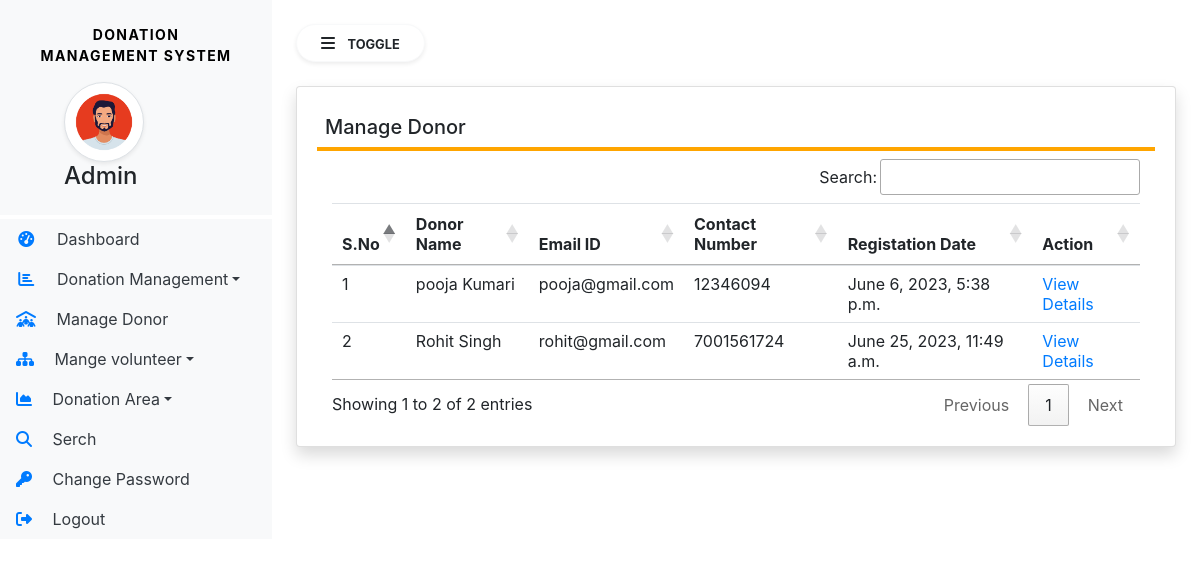
Screenshot of /manage_donor/ (signed in) with the database file from the repository.
### Donation/models.py (models this page shows, shortened)
class Donor(models.Model):
    user = models.ForeignKey(User,on_delete=models.CASCADE)
    contact = models.CharField(max_length=15,null=True)
    address = models.CharField(max_length=300,null=True)
    userpic = models.FileField(null=True)
    regdate = models.DateTimeField(auto_now=True)

### Donation/views.py (the view)
# urls.py: path('manage_donor/', views.manage_donor, name='manage_donor'),
def manage_donor(request):
    if not request.user.is_authenticated:
        return redirect('Admin_login')
    donor = Donor.objects.all()
    return render(request, 'admin/manage_donor.html', locals())

### Donation/templates/admin/manage_donor.html
{% extends 'admin/admin_sidebar.html' %}
{% block main %}
<div class="card shadow">
    <div class="card-body">
        <h5 class="p-2" style="border-bottom: 4px solid orange;">Manage Donor</h5>
        <div class="container-fluid">
            <table class="table table-hover" id="example">
                <thead>
                    <tr>
                        <th>S.No</th>
                        <th>Donor Name</th>
                        <th>Email ID</th>
                        <th>Contact Number</th>
                        <th>Registation Date</th>
                        <th>Action</th>
                    </tr>
                </thead>
                <tbody>
                    {% for i in donor %}
                    <tr>
                        <td>{{ forloop.counter }}</td>
                        <td>{{ i.user.first_name }} {{ i.user.last_name }}</td>
                        <td>{{ i.user.username }}</td>
                        <td>{{ i.contact }}</td>
                        <td>{{ i.regdate }}</td>
                        <td><a href="{% url 'view_donor_details' i.id %}" class="text-primary">View Details</a>
                        </td>
                    </tr>
                    {% endfor %}
                </tbody>
            </table>
        </div>
    </div>
</div>
{% endblock %}

### Donation/static/css/sidebar.css (style rules this page uses)
body { background-color: #426575; min-height:100vh; }

### rows the page displays
Donor: user.first_name "pooja", user.last_name "Kumari", user.username "pooja@gmail.com", contact "12346094", regdate "June 6, 2023, 5:38 p.m."
Donor: user.first_name "Rohit", user.last_name "Singh", user.username "rohit@gmail.com", contact "7001561724", regdate "June 25, 2023, 11:49 a.m."
